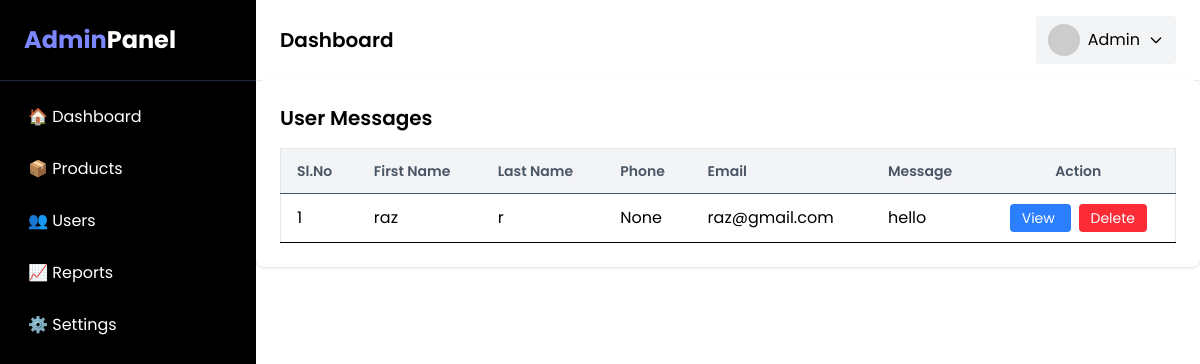
The app's page /administrator/contact-request/, older data.
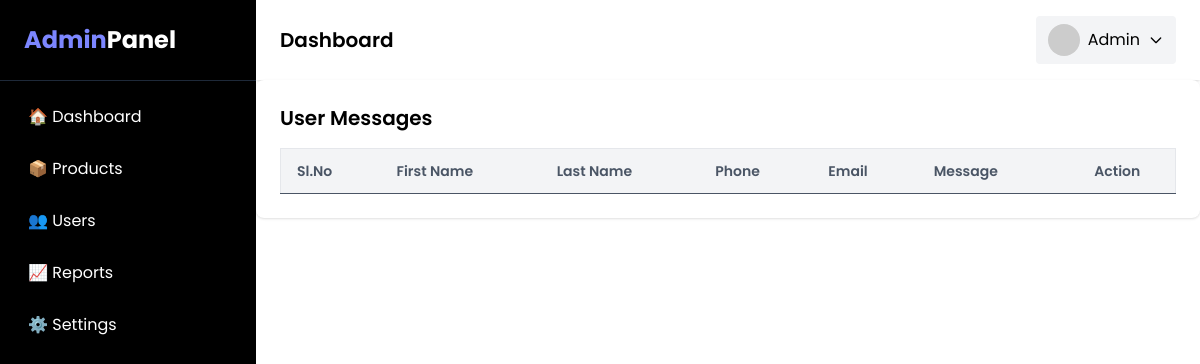
The same page, newer data.
### hmsapp/models.py (models this page shows, shortened)
class ContactRequest(models.Model):
     id=models.BigAutoField(primary_key=True)
     first_name=models.CharField(max_length=50)
     last_name=models.CharField(max_length=50)
     email=models.EmailField(max_length=100)
     phone_number=models.CharField(max_length=15,blank=True,null=True)
     message=models.TextField()
     created_at = models.DateTimeField(auto_now_add=True)
     updated_at = models.DateTimeField(auto_now=True)
     class Meta:
        db_table="contact_request"

### administrator/views.py (the view)
# urls.py: path('contact-request/',views.contact_request_list,name="contact_request_list"),
def contact_request_list(request):
    context={}
    context['contact_request'] = ContactRequest.objects.all()
    return render(request,'administrator/contact_request/list.html',context)

### administrator/templates/administrator/contact_request/list.html (shortened to what this page needs)
{%extends 'administrator/shared/base.html' %} {% block content %}
<div class="bg-white p-6 rounded-lg shadow">
  <h2 class="text-xl font-semibold mb-4">User Messages</h2>
  <div class="overflow-x-auto">
    <table class="min-w-full border border-gray-200">
      <thead class="bg-gray-100">
        <tr>
          <th
            class="py-3 px-4 text-left text-sm font-semibold text-gray-600 border-b"
          >
            Sl.No
          </th>
          <th
            class="py-3 px-4 text-left text-sm font-semibold text-gray-600 border-b"
          >
            First Name
          </th>
          <th
            class="py-3 px-4 text-left text-sm font-semibold text-gray-600 border-b"
          >
            Last Name
          </th>
          <th
            class="py-3 px-4 text-left text-sm font-semibold text-gray-600 border-b"
          >
            Phone
          </th>
          <th
            class="py-3 px-4 text-left text-sm font-semibold text-gray-600 border-b"
          >
            Email
          </th>
          <th
            class="py-3 px-4 text-left text-sm font-semibold text-gray-600 border-b"
          >
            Message
          </th>
          <th
            class="py-3 px-4 text-center text-sm font-semibold text-gray-600 border-b"
          >
            Action
          </th>
        </tr>
      </thead>
      <tbody>
        {% for object in contact_request %}
        <tr class="hover:bg-gray-50">
          <td class="py-3 px-4 border-b">{{object.id}}</td>
          <td class="py-3 px-4 border-b">{{object.first_name}}</td>
          <td class="py-3 px-4 border-b">{{object.last_name}}</td>
          <td class="py-3 px-4 border-b">{{object.phone_number}}</td>
          <td class="py-3 px-4 border-b">{{object.email}}</td>
          <td class="py-3 px-4 border-b">{{object.message}}</td>
          <td class="py-3 px-4 border-b text-center space-x-2">
            <a
              href="{% url 'administrator:contact_request_detail' id=object.id %}"
              class="bg-blue-500 text-white px-3 py-1 rounded text-sm hover:bg-blue-600 transition"
            >
              View
            </a>
            <a
              href="{% url 'administrator:contact_request_delete' id=object.id %}"
              class="bg-red-500 text-white px-3 py-1 rounded text-sm hover:bg-red-600 transition"
              onclick="return confirm('Are you sure want to delete this?')"
            >
              Delete
            </a>
          </td>
        </tr>
        {% endfor %}
      </tbody>
    </table>
  </div>
</div>
{% endblock content %}

Row changes from the older to the newer data that the page shows:
removed ContactRequest: id "1", first_name "raz", last_name "r", phone_number "None", email "raz@gmail.com", message "hello"
